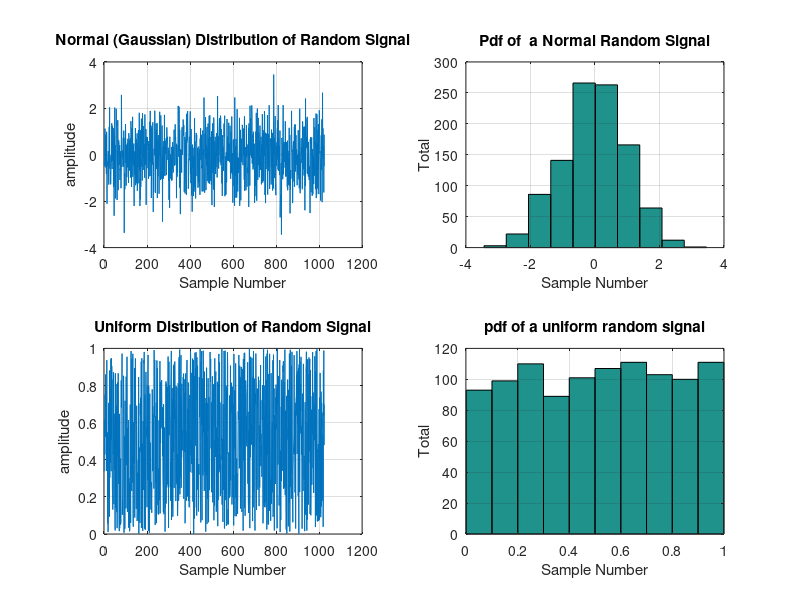

Here is the MATLAB script that generated this plot:
N=1024;
R1=randn(1,N);
R2=rand(1,N);

figure(1);
subplot(2,2,1);
plot(R1);
grid;
title('Normal (Gaussian) Distribution of Random Signal');
xlabel('Sample Number');
ylabel('amplitude');

subplot(2,2,2);
hist(R1);
grid;
title('Pdf of  a Normal Random Signal');
xlabel('Sample Number');
ylabel('Total');

subplot(2,2,3);
plot(R2);
grid;
title('Uniform Distribution of Random Signal');
xlabel('Sample Number');
ylabel('amplitude');


subplot(2,2,4);
hist(R2);
grid;
title('pdf of a uniform random signal');
xlabel('Sample Number');
ylabel('Total');
